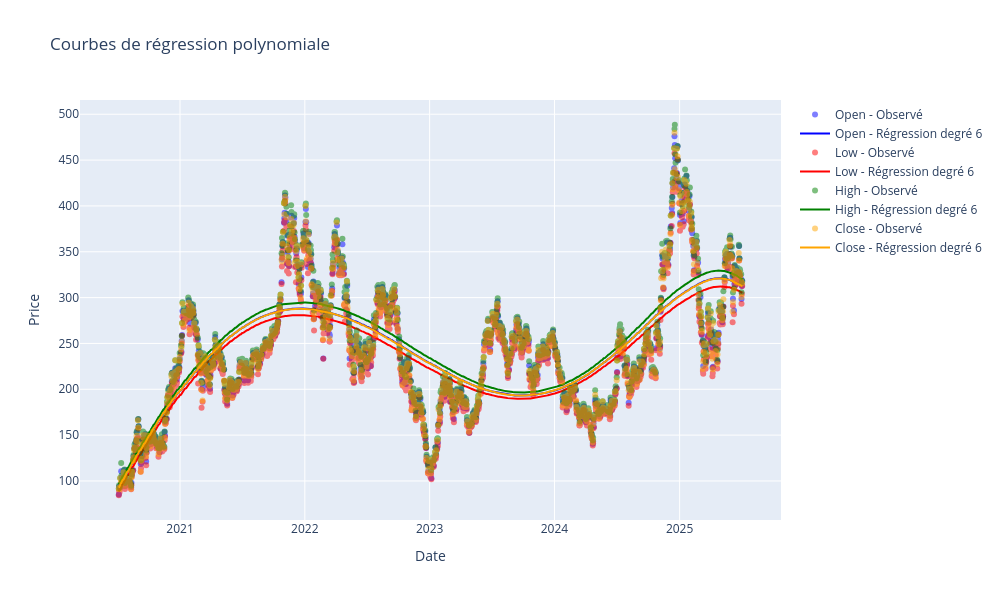

Source (notebook cell):
### Code cell
get_trends_events(
    df=df,
    cols = ["Open", "Low", "High", "Close"],
    degre=6,
    show_curve=True,
    colors = {
        "Open": "blue",
        "Low": "red",
        "High": "green",
        "Close": "orange"
    }
)

### Figure 1 — Plotly figure (JSON) as saved in the notebook; plotly's stock layout.template omitted (floating-point values rounded to 4 significant figures; data arrays with more than 128 entries replaced by an {"elided": "..."} marker saying what was removed)
{"data": [{"marker": {"color": "blue"}, "mode": "markers", "name": "Open - Observé", "opacity": 0.5, "type": "scatter", "x": {"elided": "1256 str values"}, "y": {"elided": "1256 float values"}}, {"line": {"color": "blue"}, "mode": "lines", "name": "Open - Régression degré 6", "type": "scatter", "x": {"elided": "1256 str values"}, "y": {"elided": "1256 float values"}}, {"marker": {"color": "red"}, "mode": "markers", "name": "Low - Observé", "opacity": 0.5, "type": "scatter", "x": {"elided": "1256 str values"}, "y": {"elided": "1256 float values"}}, {"line": {"color": "red"}, "mode": "lines", "name": "Low - Régression degré 6", "type": "scatter", "x": {"elided": "1256 str values"}, "y": {"elided": "1256 float values"}}, {"marker": {"color": "green"}, "mode": "markers", "name": "High - Observé", "opacity": 0.5, "type": "scatter", "x": {"elided": "1256 str values"}, "y": {"elided": "1256 float values"}}, {"line": {"color": "green"}, "mode": "lines", "name": "High - Régression degré 6", "type": "scatter", "x": {"elided": "1256 str values"}, "y": {"elided": "1256 float values"}}, {"marker": {"color": "orange"}, "mode": "markers", "name": "Close - Observé", "opacity": 0.5, "type": "scatter", "x": {"elided": "1256 str values"}, "y": {"elided": "1256 float values"}}, {"line": {"color": "orange"}, "mode": "lines", "name": "Close - Régression degré 6", "type": "scatter", "x": {"elided": "1256 str values"}, "y": {"elided": "1256 float values"}}], "layout": {"height": 600, "title": {"text": "Courbes de régression polynomiale"}, "width": 1000, "xaxis": {"title": {"text": "Date"}}, "yaxis": {"title": {"text": "Price"}}}}
